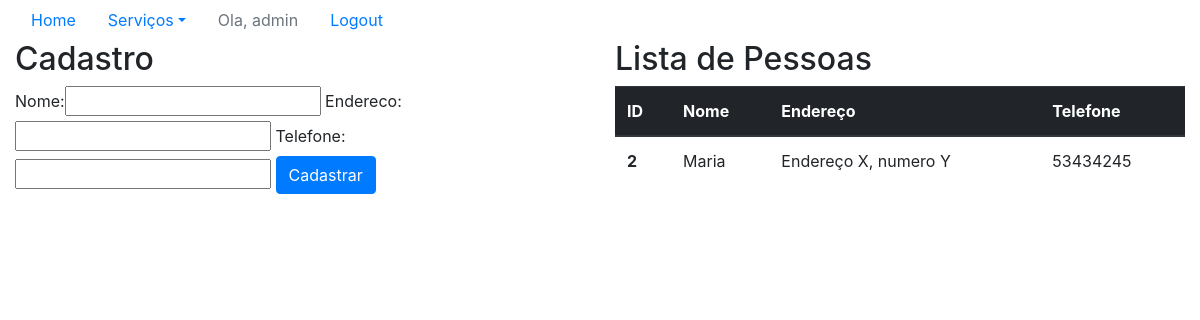
The app's page /sistema/pessoas/ (signed in), older data.
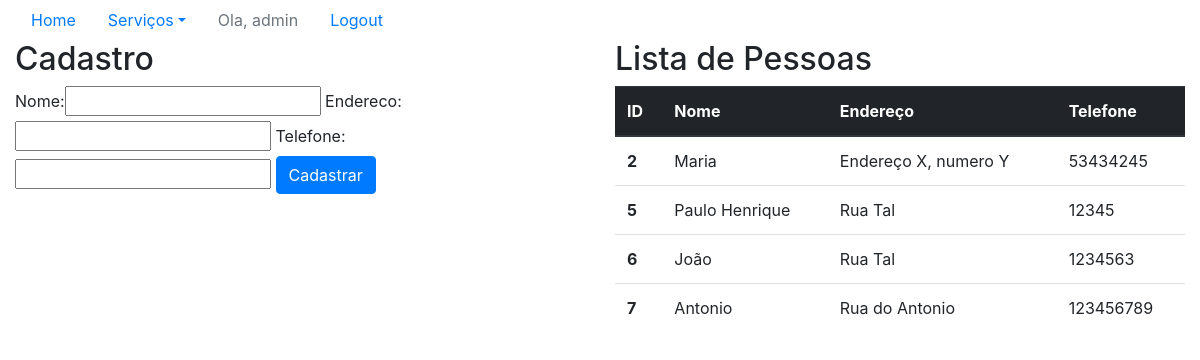
The same page, newer data.
### core/models.py (models this page shows, shortened)
class Pessoa(models.Model):
    nome = models.CharField(max_length=100)
    endereco = models.CharField(max_length=200)
    telefone = models.CharField(max_length=20)

### core/views.py (the view)
# urls.py: path('pessoas/', lista_pessoas,
@login_required
def lista_pessoas(request):
    pessoas = Pessoa.objects.all
    form = PessoaForm()
    data = {'pessoas': pessoas, 'form': form}
    return render(request, 'core/lista_pessoas.html', data)

### core/form.py
class PessoaForm(ModelForm):
    class Meta:
        model = Pessoa
        fields = '__all__'

### core/templates/core/lista_pessoas.html (shortened to what this page needs)
<!DOCTYPE html>
{% extends 'base.html' %}
{% load bootstrap %}
{% block menu %}
<ul class="nav nav-pills">
    <li class="nav-item">
        <a class="nav-link" href="{% url 'core_home' %}">Home</a>
    </li>
    <li class="nav-item dropdown">
        <a class="nav-link dropdown-toggle" data-toggle="dropdown" href="#" role="button" aria-haspopup="true" aria-expanded="false">Serviços</a>
    </li>
    {% if user.is_authenticated %}
        <li class="nav-item">
            <a class="nav-link disabled" href="#">Ola, {{ user }}</a>
        </li>
        <li class="nav-item">
            <a class="nav-link" href="{% url 'logout' %}">Logout</a>
        </li>
    {% else %}
        <li class="nav-item">
            <a class="nav-link" href="{% url 'login' %}">Login</a>
        </li>
    {% endif %}
</ul>
{% endblock %}
{% block main %}
    <div class="row">
        <div class="col-sm-6">
        <h2>Cadastro</h2>
            <form action="{% url 'core_pessoa_novo' %}" method="POST">
                {{ form|bootstrap }}
                <button type="submit" class="btn btn-primary">Cadastrar</button>
            </form>
        </div>
        <div class="col-sm-6">
        <h2>Lista de Pessoas</h2>
            <table class="table">
                <thead class="thead-dark">
                  <tr>
                    <th scope="col">ID</th>
                    <th scope="col">Nome</th>
                    <th scope="col">Endereço</th>
                    <th scope="col">Telefone</th>
                  </tr>
                </thead>
                <tbody>
                    {% for pessoa in pessoas %}
                    <tr>
                    <th scope="row">{{ pessoa.id }}</th>
                    <td>{{ pessoa.nome }}</td>
                    <td>{{ pessoa.endereco }}</td>
                    <td>{{ pessoa.telefone }}</td>
                    </tr>
                    {% endfor %}
                </tbody>
            </table>
        </div>
    </div>
{% endblock  %}

Row changes from the older to the newer data that the page shows:
added Pessoa: id "5", nome "Paulo Henrique", endereco "Rua Tal", telefone "12345"
added Pessoa: id "6", nome "João", endereco "Rua Tal", telefone "1234563"
added Pessoa: id "7", nome "Antonio", endereco "Rua do Antonio", telefone "123456789"
